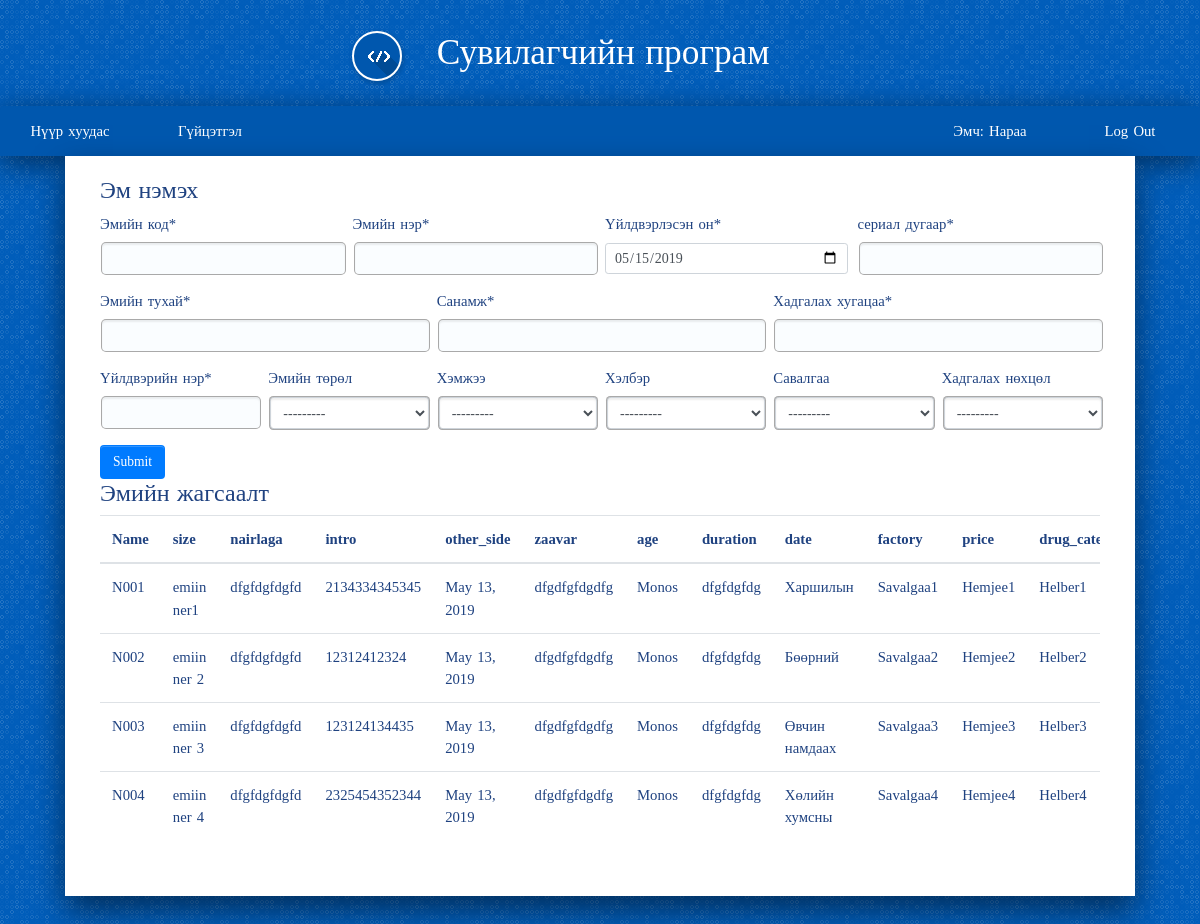
/drug/drug_detail/ (signed in), run on the app's committed database.
### account/models.py (models this page shows, shortened)
class User(AbstractUser):
    is_worker       = models.BooleanField('worker status', default=False)
    is_costumer     = models.BooleanField('costumer status', default=False)

class Worker(models.Model):
    user            = models.OneToOneField(User, on_delete=models.CASCADE, primary_key=True, related_name='worker')
    firstname       = models.CharField(max_length=200)
    lastname        = models.CharField(max_length=200)
    register        = models.CharField(max_length=200)
    gender          = models.ForeignKey(Gender,on_delete=models.SET_NULL, null=True, blank=True)
    age             = models.IntegerField(null=True, blank=True)
    degree          = models.ForeignKey(Degree, on_delete=models.SET_NULL, null=True, blank=True)
    position        = models.ForeignKey(Position, on_delete=models.SET_NULL, null=True, blank=True)
    def __str__(self):
        return self.firstname
    def is_doctor(self):
        return self.position.name == "Эмч"

### drug/models.py (models this page shows, shortened)
class Drug(models.Model):
    drug_code               = models.CharField(max_length=100)
    drug_name               = models.CharField(max_length=300)
    instructions            = models.CharField(max_length=300)
    serial_number           = models.CharField(max_length=100)
    producted_date          = models.DateField(default=timezone.now)
    hadgalah_hugatsaa       = models.CharField(max_length=100)
    uildver_ner             = models.CharField(max_length=100)
    sanuulga                = models.CharField(max_length=1000)
    drug_type               = models.ForeignKey(Drug_type, on_delete=models.SET_NULL, null=True, blank=True)
    savalgaa                = models.ForeignKey(Savalgaa, on_delete=models.SET_NULL, null=True, blank=True)
    hemjee                  = models.ForeignKey(Hemjee, on_delete=models.SET_NULL, null=True, blank=True)
    helber                  = models.ForeignKey(Helber, on_delete=models.SET_NULL, null=True, blank=True)
    storage_condition       = models.ForeignKey(Storage_condition, on_delete=models.SET_NULL, null=True, blank=True)

class Drug_type(models.Model):
    name = models.CharField(max_length=100)
    def __str__(self):
        return self.name

class Savalgaa(models.Model):
    name = models.CharField(max_length=100)
    def __str__(self):
        return self.name

class Hemjee(models.Model):
    name = models.CharField(max_length=100)
    def __str__(self):
        return self.name

class Helber(models.Model):
    name = models.CharField(max_length=100)
    def __str__(self):
        return self.name

### drug/views.py (the view)
@login_required
def drug_detail(request, template_name='drug/drug_detail.html'):
    data = {}
    drug_detail = Drug.objects.all()
    form = Drug_create_form(request.POST or None)
    if form.is_valid():
        form.save()
        return redirect('drug:drug_detail')
    data['drug_detail'] = drug_detail
    data['form'] = form
    return render(request, template_name, data)

### drug/models.py (called while the page is built)
    def __str__(self):
        return self.name

### drug/templates/drug/drug_detail.html (shortened to what this page needs)
{% extends "base.html" %}
{% load crispy_forms_tags %}
{% block content %}
<div class="col-md-12">
  <h4> Эм нэмэх </h4>
  <form method="post" novalidate>
      <div class="form-row">
        <div class="form-group col-md-3 mb-0">
          {{ form.drug_code|as_crispy_field }}
        </div>
        <div class="form-group col-md-3 mb-0">
          {{ form.drug_name|as_crispy_field }}
        </div>
        <div class="form-group col-md-3 mb-0">
          {{ form.producted_date|as_crispy_field }}
        </div>
        <div class="form-group col-md-3 mb-0">
          {{ form.serial_number|as_crispy_field }}
        </div>
      </div>
      <div class="form-row">
        <div class="form-group col-md-4 mb-0">
          {{ form.instructions|as_crispy_field }}
        </div>
        <div class="form-group col-md-4 mb-0">
          {{ form.sanuulga|as_crispy_field }}
        </div>
        <div class="form-group col-md-4 mb-0">
          {{ form.hadgalah_hugatsaa|as_crispy_field }}
        </div>
      </div>
      <div class="form-row">
        <div class="form-group col-md-2 mb-0">
          {{ form.uildver_ner|as_crispy_field }}
        </div>
        <div class="form-group col-md-2 mb-0">
          {{ form.drug_type|as_crispy_field }}
        </div>
        <div class="form-group col-md-2 mb-0">
          {{ form.hemjee|as_crispy_field }}
        </div>
        <div class="form-group col-md-2 mb-0">
          {{ form.helber|as_crispy_field }}
        </div>
        <div class="form-group col-md-2 mb-0">
          {{ form.savalgaa|as_crispy_field }}
        </div>
        <div class="form-group col-md-2 mb-0">
          {{ form.storage_condition|as_crispy_field }}
        </div>
      </div>
      <input class="btn btn-primary" type="submit" value="Submit" />
  </form>
</div>
<div class="col-md-12">
  <h4> Эмийн жагсаалт </h4>
  <table class="table table-responsive">
    <thead>
        <tr>
          <th>Name</th>
          <th>size</th>
          <th>nairlaga</th>
          <th>intro</th>
          <th>other_side</th>
          <th>zaavar</th>
          <th>age</th>
          <th>duration</th>
          <th>date</th>
          <th>factory</th>
          <th>price</th>
          <th>drug_catedory</th>
        </tr>
    </thead>
    <tbody>
        {% for drug in drug_detail %}
        <tr>
        <td>{{ drug.drug_code }}</td>
        <td>{{ drug.drug_name }}</td>
        <td>{{ drug.instructions }}</td>
        <td>{{ drug.serial_number }}</td>
        <td>{{ drug.producted_date }}</td>
        <td>{{ drug.hadgalah_hugatsaa }}</td>
        <td>{{ drug.uildver_ner }}</td>
        <td>{{ drug.sanuulga }}</td>
        <td>{{ drug.drug_type }}</td>
        <td>{{ drug.savalgaa }}</td>
        <td>{{ drug.hemjee }}</td>
        <td>{{ drug.helber }}</td>
        </tr>
        {% endfor %}
    </tbody>
  </table>
</div>
{% endblock %}

### templates/base.html (shortened to what this page needs)
{% load staticfiles %}
<!DOCTYPE html>
<html>
<head>
	<link rel="stylesheet" href="https://stackpath.bootstrapcdn.com/bootstrap/4.1.3/css/bootstrap.min.css">
	<link rel="stylesheet" href="{% static 'css/style.css' %}">
	<link rel="stylesheet" href="{% static 'css/basic.css' %}">
	<link rel="stylesheet" href="{% static 'css/navigator.css' %}">
	<link rel="stylesheet" href="https://use.fontawesome.com/releases/v5.8.1/css/all.css">
</head>
<body>
{% if request.user.is_authenticated %}
	{% if request.user.is_worker %}
		{% if request.user.worker.is_doctor %}
			<div class="title">
					<i class="logo-design-guide"></i>
					Сувилагчийн програм
			</div>
			<div class="header">
				<ul id="menu" class="menu">
						<li><a href="{% url 'home' %}"> Нүүр хуудас </a></li>
						<li><a href="{% url 'drug:all_emchilgee_list' %}"> Гүйцэтгэл </a></li>
						<li class="float-right"><a href="{% url 'account:logout'%}"> Log Out </a></li>
						<li class="float-right"> <a href="#"> Эмч: {{ request.user.worker }} </a> </li>
				</ul>
			</div>
		{% endif %}
	{% endif %}
{% endif %}
<div class="container">
	<div class="main">
	    {% block content %}
			{% endblock %}
	</div>
</div>
</body>
</html>

### static/css/style.css (style rules this page uses)
body { background-color: #e9e9e9; }

### static/css/basic.css (style rules this page uses)
body { font-family: "Fira Sans Condensed"; font-weight: 400; font-size: 0.92em; color: #1f4280; background-color: #005dba; line-height: 1.5em; word-spacing: 0.1em; margin: 0; }
.container { display: grid; grid-template-columns: auto 1400px auto; grid-template-rows: auto auto auto auto 60px; }
.title { grid-column: 2/3; grid-row: 1/2; font-weight: 200; font-size: 2.4em; color: #fff; line-height: 3em; text-align: center; }
.title [class^="logo-"] { border: 2px solid #fff; margin-right: 24px; margin-left: -78px; }
.header { grid-column: 2/3; grid-row: 2/3; border-radius: 4px 4px 0 0; overflow: hidden; box-shadow: 0px 7px 31px rgba(0, 0, 0, 0.5); background-color: #0057ae; }
.main { grid-column: 2/3; grid-row: 3/4; background-color: #fff; box-shadow: 0px 15px 31px rgba(0, 0, 0, 0.5); padding: 20px 20px 40px 20px; min-width: 0; }
a { color: #ff5722; text-decoration: none; }
label { display: block; }
select, input[type="text"], input[type="number"], input[type="password"], textarea { line-height: 1.42857143; padding: 6px 12px; border-radius: 4px; border: none; font-family: "Fira Sans Condensed"; font-size: 0.846rem; box-shadow: inset 0 2px 2px rgba(0,0,0,.07), 0 0 0 1px darkgrey; background-color: #fafdff; color: #1f4280; transition: box-shadow .15s ease-in, border-color .15s ease-in; margin: 2px; }
select:not([multiple]) { height: 2.3em; }
.btn { font-family: "Fira Sans Condensed"; font-size: 0.92em; }
.btn { display: inline-block; font-weight: normal; text-align: center; vertical-align: middle; touch-action: manipulation; cursor: pointer; background-image: none; border: 1px solid transparent; white-space: nowrap; padding: 6px 12px; line-height: 1.42857143; -webkit-border-radius: 4px; border-radius: 4px; -webkit-user-select: none; -moz-user-select: none; -ms-user-select: none; user-select: none; color: #fff; box-shadow: inset 0 1px 0 rgba(255,255,255,0.2); text-decoration: none; transition: background-color .2s ease-in-out, border-color .2s ease-in-out; }
@media screen and (max-width: 1440px) { .container { grid-template-columns: 20px auto 20px; } }
ul.menu { margin:0; padding:0; transition: background-color .15s ease-in-out; min-height: 50px; }
ul.menu li { display:inline-block; float: left; }
ul.menu li a { display:block; min-width:140px; height: 50px; text-align: center; line-height: 50px; color: #fff; background: #0057ae; transition: background-color .20s ease-in-out; }
ul.menu .float-right { float: right; }

### static/css/navigator.css (style rules this page uses)
[class^="logo-"] { display: inline-block; width: 50px; height: 50px; box-shadow: 1px 2px 4px 1px rgba(0,0,0,.15); transition: box-shadow .2s ease-in-out; border-radius: 50%; vertical-align: middle; }

### data on the page
User: user.worker "Нараа"
Drug: drug_code "N001", drug_name "emiin ner1", instructions "dfgfdgfdgfd", serial_number "2134334345345", producted_date "May 13, 2019", hadgalah_hugatsaa "dfgdfgfdgdfg", uildver_ner "Monos", sanuulga "dfgfdgfdg", drug_type "Харшилын", savalgaa "Savalgaa1", hemjee "Hemjee1", helber "Helber1"
Drug: drug_code "N002", drug_name "emiin ner 2", instructions "dfgfdgfdgfd", serial_number "12312412324", producted_date "May 13, 2019", hadgalah_hugatsaa "dfgdfgfdgdfg", uildver_ner "Monos", sanuulga "dfgfdgfdg", drug_type "Бөөрний", savalgaa "Savalgaa2", hemjee "Hemjee2", helber "Helber2"
Drug: drug_code "N003", drug_name "emiin ner 3", instructions "dfgfdgfdgfd", serial_number "123124134435", producted_date "May 13, 2019", hadgalah_hugatsaa "dfgdfgfdgdfg", uildver_ner "Monos", sanuulga "dfgfdgfdg", drug_type "Өвчин намдаах", savalgaa "Savalgaa3", hemjee "Hemjee3", helber "Helber3"
Drug: drug_code "N004", drug_name "emiin ner 4", instructions "dfgfdgfdgfd", serial_number "2325454352344", producted_date "May 13, 2019", hadgalah_hugatsaa "dfgdfgfdgdfg", uildver_ner "Monos", sanuulga "dfgfdgfdg", drug_type "Хөлийн хумсны", savalgaa "Savalgaa4", hemjee "Hemjee4", helber "Helber4"
